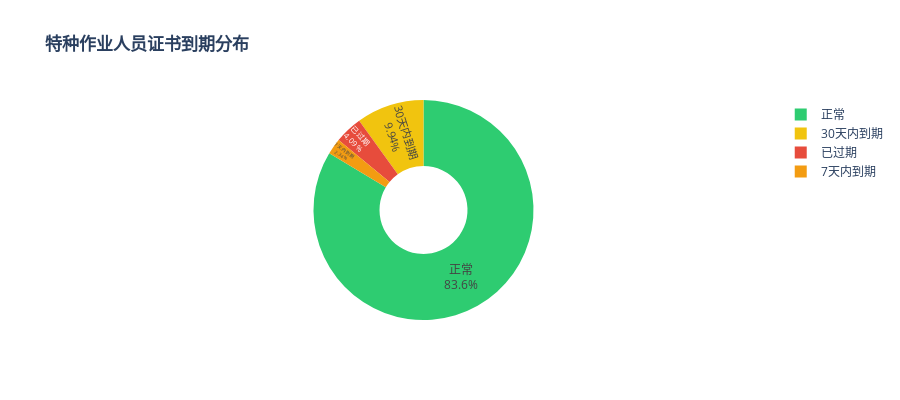

Here is the notebook cell this chart was saved with:
### Code cell
# 证书状态饼图
cert_df = cert_status.reset_index()
cert_df.columns = ['状态', '人数']

colors = {
    '已过期': '#e74c3c',
    '7天内到期': '#f39c12',
    '30天内到期': '#f1c40f',
    '90天内到期': '#3498db',
    '正常': '#2ecc71',
    '无证书': '#95a5a6'
}

fig = px.pie(
    cert_df,
    values='人数',
    names='状态',
    title='<b>特种作业人员证书到期分布</b>',
    color='状态',
    color_discrete_map=colors,
    hole=0.4
)

fig.update_traces(textposition='inside', textinfo='percent+label')
fig.update_layout(height=400)
fig.show()

### Figure 1 — Plotly figure (JSON) as saved in the notebook; plotly's stock layout.template omitted (floating-point values rounded to 4 significant figures)
{"data": [{"customdata": [["正常"], ["30天内到期"], ["已过期"], ["7天内到期"]], "domain": {"x": [0, 1], "y": [0, 1]}, "hole": 0.4, "hovertemplate": "状态=%{customdata[0]}<br>人数=%{value}<extra></extra>", "labels": ["正常", "30天内到期", "已过期", "7天内到期"], "legendgroup": "", "marker": {"colors": ["#2ecc71", "#f1c40f", "#e74c3c", "#f39c12"]}, "name": "", "showlegend": true, "textinfo": "percent+label", "textposition": "inside", "type": "pie", "values": [143, 17, 7, 4]}], "layout": {"height": 400, "legend": {"tracegroupgap": 0}, "title": {"text": "<b>特种作业人员证书到期分布</b>"}}}
